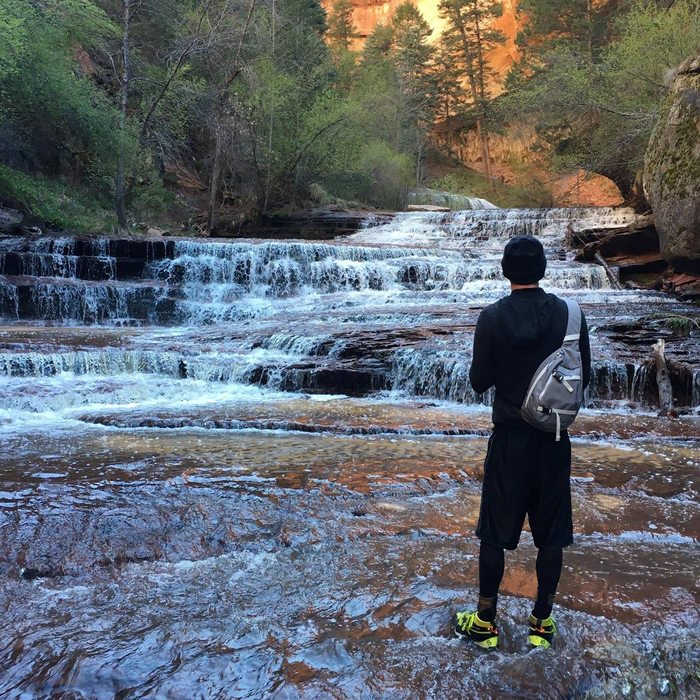
#> input picture images/adrian_01.png, 700 x 700 px
$ python blur_detector_image.py --image images/adrian_01.png
#> lines starting #> are read from the running program, lines starting #| are printed output that depends on the picture
### FFT_pkg/blur_detector.py
# import the necessary packages
import matplotlib.pyplot as plt
import numpy as np

def detect_blur_fft(image, size=60, thresh=10, vis=False):
	# grab the dimensions of the image and use the dimensions to
	# derive the center (x, y)-coordinates
	(h, w) = image.shape
	(cX, cY) = (int(w / 2.0), int(h / 2.0))

	# compute the FFT to find the frequency transform, then shift
	# the zero frequency component (i.e., DC component located at
	# the top-left corner) to the center where it will be more
	# easy to analyze
	fft = np.fft.fft2(image)
	fftShift = np.fft.fftshift(fft)

	# check to see if we are visualizing our output
	if vis:
		# compute the magnitude spectrum of the transform
		magnitude = 20 * np.log(np.abs(fftShift))

		# display the original input image
		(fig, ax) = plt.subplots(1, 2, )
		ax[0].imshow(image, cmap="gray")
		ax[0].set_title("Input")
		ax[0].set_xticks([])
		ax[0].set_yticks([])

		# display the magnitude image
		ax[1].imshow(magnitude, cmap="gray")
		ax[1].set_title("Magnitude Spectrum")
		ax[1].set_xticks([])
		ax[1].set_yticks([])

		# show our plots
		plt.show()

	# zero-out the center of the FFT shift (i.e., remove low
	# frequencies), apply the inverse shift such that the DC
	# component once again becomes the top-left, and then apply
	# the inverse FFT
	fftShift[cY - size:cY + size, cX - size:cX + size] = 0
	fftShift = np.fft.ifftshift(fftShift)
	recon = np.fft.ifft2(fftShift)

	# compute the magnitude spectrum of the reconstructed image,
	# then compute the mean of the magnitude values
	magnitude = 20 * np.log(np.abs(recon))
	mean = np.mean(magnitude)

	# the image will be considered "blurry" if the mean value of the
	# magnitudes is less than the threshold value
	return (mean, mean <= thresh)

### blur_detector_image.py
# USAGE
# python blur_detector_image.py --image images/resume_01.png --thresh 27

# import the necessary packages
from FFT_pkg.blur_detector import detect_blur_fft
import numpy as np
import argparse
import imutils
import cv2

# construct the argument parser and parse the arguments
ap = argparse.ArgumentParser()
ap.add_argument("-i", "--image", type=str, required=True,
	help="path input image that we'll detect blur in")
ap.add_argument("-t", "--thresh", type=int, default=20,
	help="threshold for our blur detector to fire")
ap.add_argument("-v", "--vis", type=int, default=-1,
	help="whether or not we are visualizing intermediary steps")
ap.add_argument("-d", "--test", type=int, default=-1,
	help="whether or not we should progressively blur the image")
args = vars(ap.parse_args())

# load the input image from disk, resize it, and convert it to
# grayscale
orig = cv2.imread(args["image"])
#> orig is the input picture: shape (700, 700, 3); mean B, G, R 108, 101.3, 94.7
orig = imutils.resize(orig, width=500)
#> orig: shape (500, 500, 3)
gray = cv2.cvtColor(orig, cv2.COLOR_BGR2GRAY)
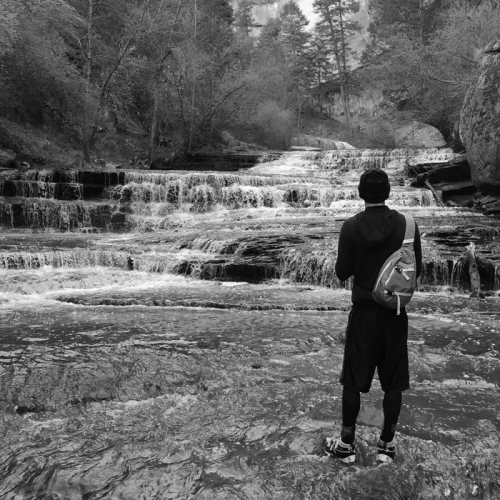
#> gray: shape (500, 500); min 2, max 251, mean 100.1

# apply our blur detector using the FFT
(mean, blurry) = detect_blur_fft(gray, size=60,
	thresh=args["thresh"], vis=args["vis"] > 0)
#> in detect_blur_fft, `magnitude = 20 * np.log(np.abs(recon))`:
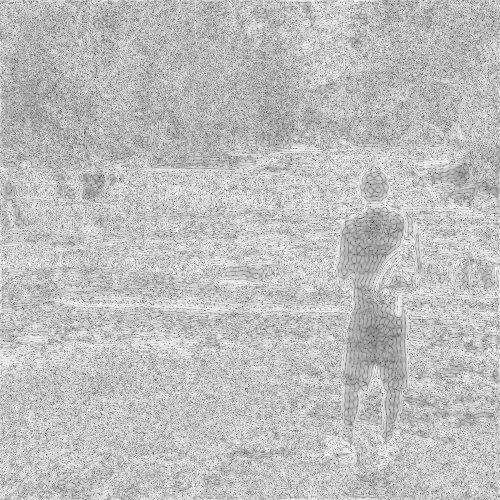
#> magnitude: shape (500, 500) float64; min -120.1, max 96.76, mean 42.5; drawn with min black and max white
#> in detect_blur_fft, `mean = np.mean(magnitude)`: mean = 42.46
#> mean = 42.46; blurry = False

# draw on the image, indicating whether or not it is blurry
image = np.dstack([gray] * 3)
color = (0, 0, 255) if blurry else (0, 255, 0)
#> color = (0, 255, 0)
text = "Blurry ({:.4f})" if blurry else "Not Blurry ({:.4f})"
#> text = 'Not Blurry ({:.4f})'
text = text.format(mean)
#> text = 'Not Blurry (42.4630)'
cv2.putText(image, text, (10, 25), cv2.FONT_HERSHEY_SIMPLEX, 0.7,
	color, 2)
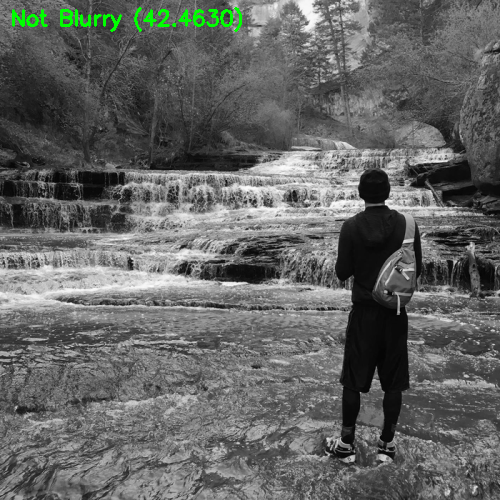
#> image: shape (500, 500, 3); mean of channels 0, 1, 2 99.4, 101.1, 99.4; drawn as B, G, R
print("[INFO] {}".format(text))
#| [INFO] Not Blurry (42.4630)

# show the output image
cv2.imshow("Output", image)
cv2.waitKey(0)

# check to see if are going to test our FFT blurriness detector using
# various sizes of a Gaussian kernel
if args["test"] > 0:
	# loop over various blur radii
	for radius in range(1, 30, 2):
		# clone the original grayscale image
		image = gray.copy()

		#check to see if the kernel radius is greater than zero
		if radius > 0:
			# blur the input image by the supplied radius using a
			# Gaussian kernel
			image = cv2.GaussianBlur(image, (radius, radius), 0)

			# apply our blur detector using the FFT
			(mean, blurry) = detect_blur_fft(image, size=60,
				thresh=args["thresh"], vis=args["vis"] > 0)

			# draw on the image, indicating whether or not it is
			# blurry
			image = np.dstack([image] * 3)
			color = (0, 0, 255) if blurry else (0, 255, 0)
			text = "Blurry ({:.4f})" if blurry else "Not Blurry ({:.4f})"
			text = text.format(mean)
			cv2.putText(image, text, (10, 25), cv2.FONT_HERSHEY_SIMPLEX,
				0.7, color, 2)
			print("[INFO] Kernel: {}, Result: {}".format(radius, text))

		# show the image
		cv2.imshow("Test Image", image)
		cv2.waitKey(0)

$ run again, on images/jemma.png
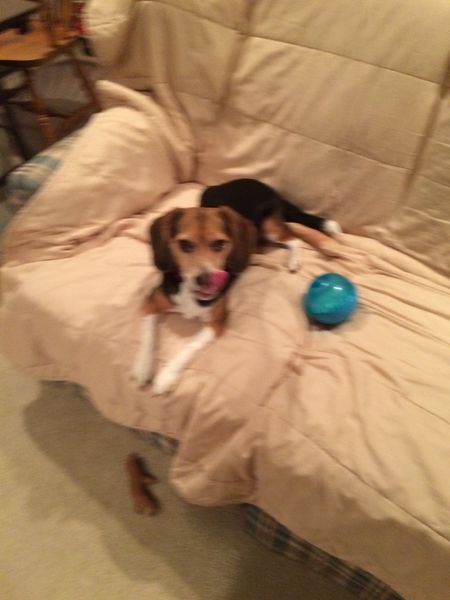
#> input picture images/jemma.png, 450 x 600 px
#> orig is the input picture: shape (600, 450, 3); mean B, G, R 92.9, 129.5, 166.1
#> orig: shape (666, 500, 3)
#> in detect_blur_fft, `magnitude = 20 * np.log(np.abs(recon))`:
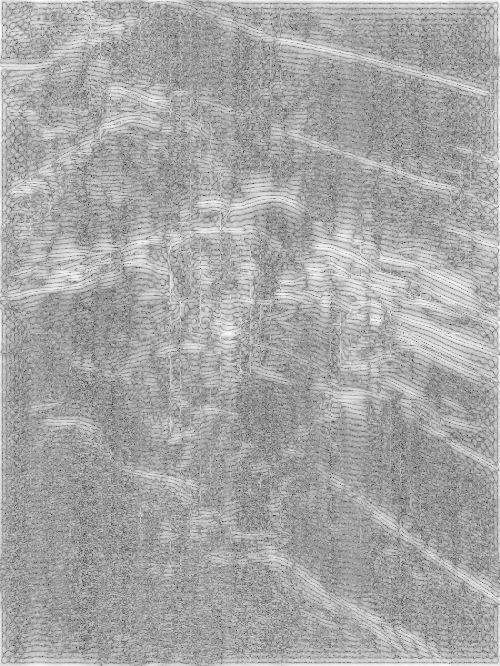
#> magnitude: shape (666, 500) float64; min -123.1, max 83.67, mean 12.5; drawn with min black and max white
#> in detect_blur_fft, `mean = np.mean(magnitude)`: mean = 12.47
#> `(mean, blurry) = detect_blur_fft(gray, size=60, thresh=args["thresh"],..`: blurry = True
#> color = (0, 0, 255)
#> `text = "Blurry ({:.4f})" if blurry else "Not Blurry ({:.4f})"`: text = 'Blurry ({:.4f})'
#> `text = text.format(mean)`: text = 'Blurry (12.4738)'
#> `cv2.putText(image, text, (10, 25), cv2.FONT_HERSHEY_SIMPLEX, 0.7, colo..`:
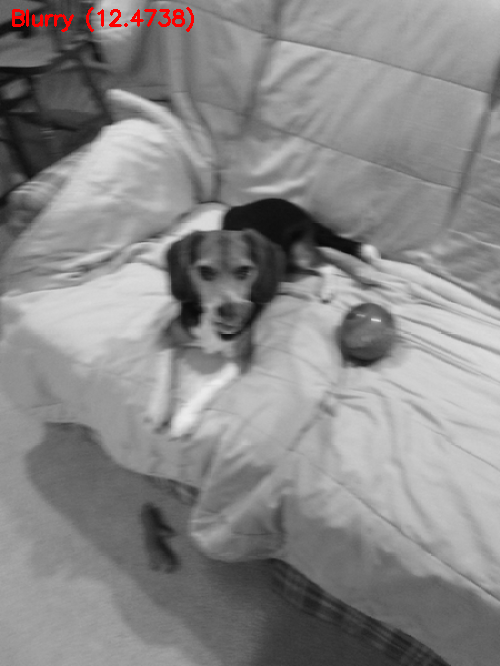
#> image: shape (666, 500, 3); mean of channels 0, 1, 2 135.8, 135.8, 136.8; drawn as B, G, R
#| [INFO] Blurry (12.4738)
